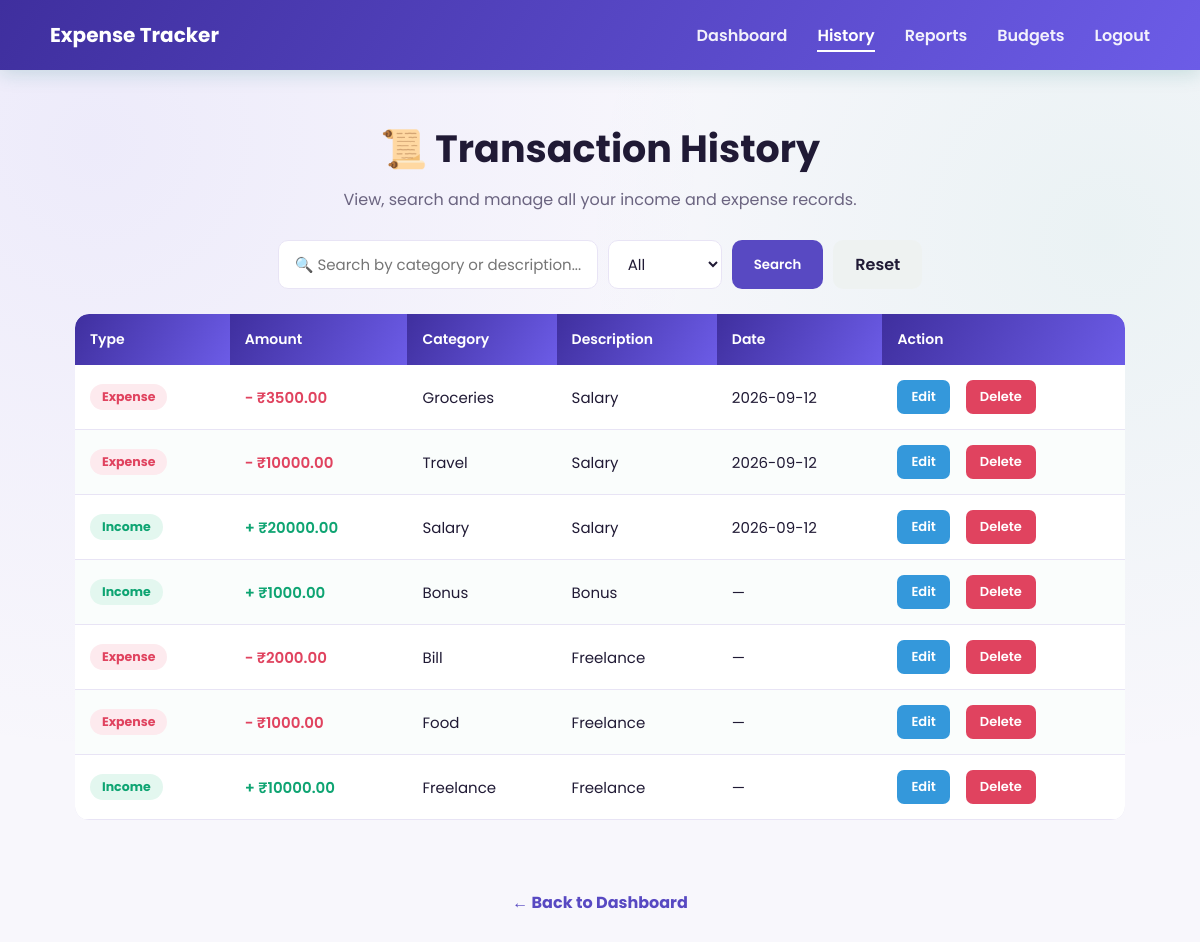
/transaction_history (signed in), run on an earlier commit of the app's database.
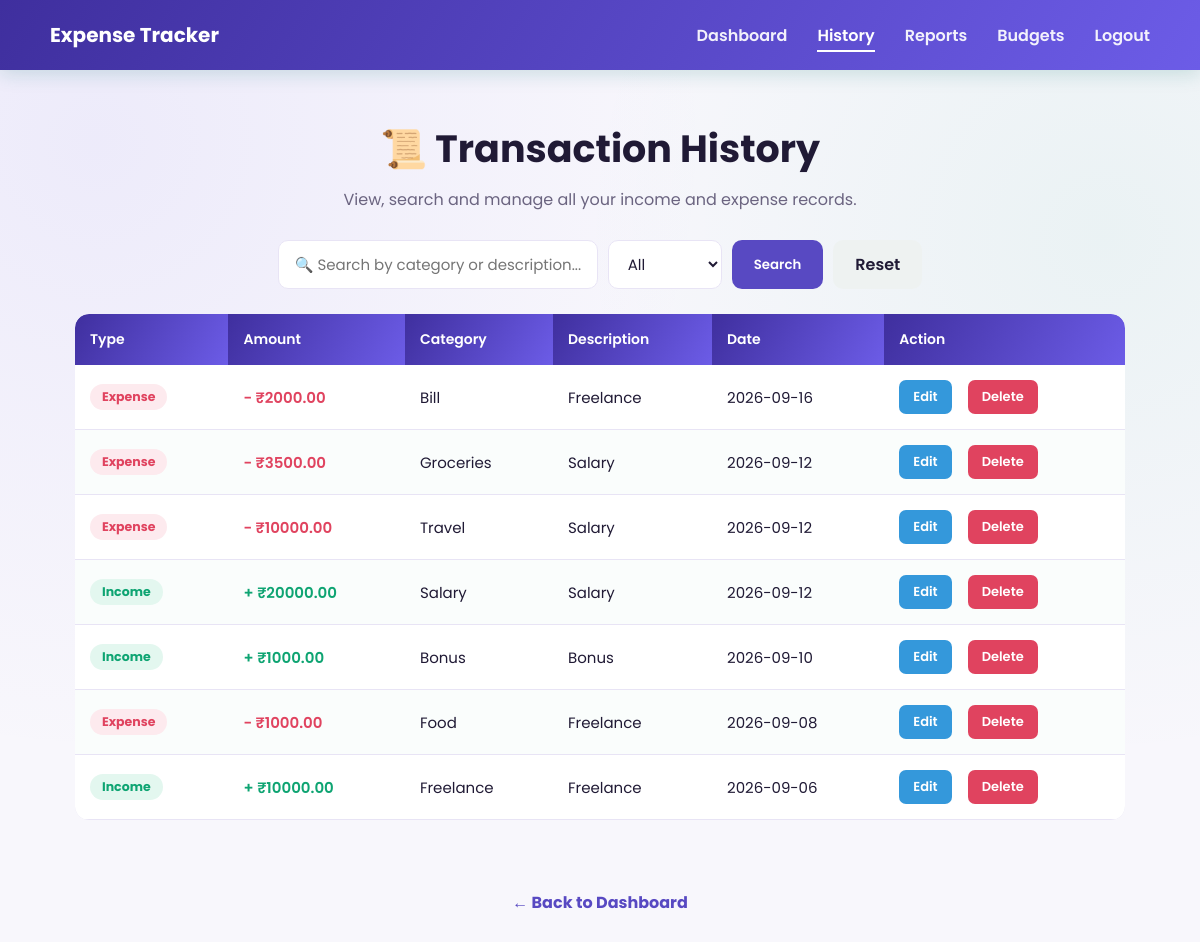
And on a later commit of the database.
### tables this page shows
CREATE TABLE transactions(
    id INTEGER PRIMARY KEY AUTOINCREMENT,
    user_id INTEGER,
    type TEXT NOT NULL,
    amount REAL NOT NULL,
    category TEXT NOT NULL,
    description TEXT, date TEXT,
    FOREIGN KEY(user_id) REFERENCES users(id)
);

### app.py (the view)
@app.route("/transaction_history")
@login_required
def transaction_history():
    search = request.args.get("search", "")
    transaction_type = request.args.get("type", "all")
    conn = get_db()
    cursor = conn.cursor()
    query = "SELECT id, type, amount, category, description, date FROM transactions WHERE user_id=?"
    params = [session["user_id"]]
    if search:
        query += " AND (category LIKE ? OR description LIKE ?)"
        params.extend([f"%{search}%", f"%{search}%"])
    if transaction_type != "all":
        query += " AND type = ?"
        params.append(transaction_type)
    query += " ORDER BY date DESC, id DESC"
    cursor.execute(query, params)
    transactions = cursor.fetchall()
    conn.close()
    return render_template(
        "transaction_history.html",
        transactions=transactions
    )

### app.py (called while the page is built)
def get_db():
    conn = sqlite3.connect(DB_NAME)
    conn.row_factory = sqlite3.Row
    return conn

def login_required(view_func):
    @wraps(view_func)
    def wrapped(*args, **kwargs):
        if "user_id" not in session:
            flash("Please log in to continue.")
            return redirect(url_for("login"))
        return view_func(*args, **kwargs)
    return wrapped

@app.context_processor
def inject_user():
    return {"current_user_name": session.get("user_name")}

### templates/transaction_history.html (shortened to what this page needs)
<!DOCTYPE html>
<html lang="en">
<head>
    <link rel="stylesheet"
          href="{{ url_for('static', filename='css/style.css') }}">
</head>
<body>
<nav>
    <h2>Expense Tracker</h2>
    <ul>
        <li><a href="{{ url_for('dashboard') }}">Dashboard</a></li>
        <li><a href="{{ url_for('transaction_history') }}" class="active">History</a></li>
        <li><a href="{{ url_for('reports') }}">Reports</a></li>
        <li><a href="{{ url_for('budgets') }}">Budgets</a></li>
        <li><a href="{{ url_for('logout') }}">Logout</a></li>
    </ul>
</nav>
<section class="history-section">
    <h1>📜 Transaction History</h1>
    <p>View, search and manage all your income and expense records.</p>
    <form method="GET" action="{{ url_for('transaction_history') }}" class="search-form">
        <input
            type="text"
            name="search"
            placeholder="🔍 Search by category or description..."
            value="{{ request.args.get('search', '') }}">
        <select name="type" class="filter-select">
            <option value="all" {% if request.args.get('type', 'all') == 'all' %}selected{% endif %}>
                All
            </option>
        </select>
        <button type="submit" class="search-btn">
            Search
        </button>
        <a href="{{ url_for('transaction_history') }}" class="reset-btn">
            Reset
        </a>
    </form>
    <div class="table-wrap">
        {% if transactions %}
        <table class="history-table">
            <thead>
                <tr>
                    <th>Type</th>
                    <th>Amount</th>
                    <th>Category</th>
                    <th>Description</th>
                    <th>Date</th>
                    <th>Action</th>
                </tr>
            </thead>
            <tbody>
                {% for transaction in transactions %}
                <tr>
                    <td>
                        <span class="type-badge {{ 'income' if transaction[1]=='Income' else 'expense' }}">
                            {{ transaction[1] }}
                        </span>
                    </td>
                    <td class="amount-cell {{ 'income' if transaction[1]=='Income' else 'expense' }}">
                        {{ '+' if transaction[1]=='Income' else '−' }} ₹{{ "%.2f"|format(transaction[2]) }}
                    </td>
                    <td>{{ transaction[3] }}</td>
                    <td>{{ transaction[4] or '—' }}</td>
                    <td>{{ transaction[5] or '—' }}</td>
                    <td>
                        <div class="row-actions">
                            <a href="{{ url_for('edit_transaction', transaction_id=transaction[0]) }}" class="edit-btn">Edit</a>
                            <a href="#" class="delete-btn" onclick="confirmDelete('{{ url_for('delete_transaction', transaction_id=transaction[0]) }}')">
                                Delete
                            </a>
                        </div>
                    </td>
                </tr>
                {% endfor %}
            </tbody>
        </table>
        {% else %}
        <div class="empty-state">No transactions match your search — try a different filter or add a new entry.</div>
        {% endif %}
    </div>
</section>
<div class="back-dashboard">
    <a href="{{ url_for('dashboard') }}" class="back-btn">
        ← Back to Dashboard
    </a>
</div>
</body>
</html>

What changed in the data, as far as the page shows it:
changed transactions "Bill": date "—" → "2026-09-16"; moves up the list
changed transactions "Bonus": date "—" → "2026-09-10"
changed transactions "Food": date "—" → "2026-09-08"
changed transactions (number 7 of 7 on the later page): date "—" → "2026-09-06"
